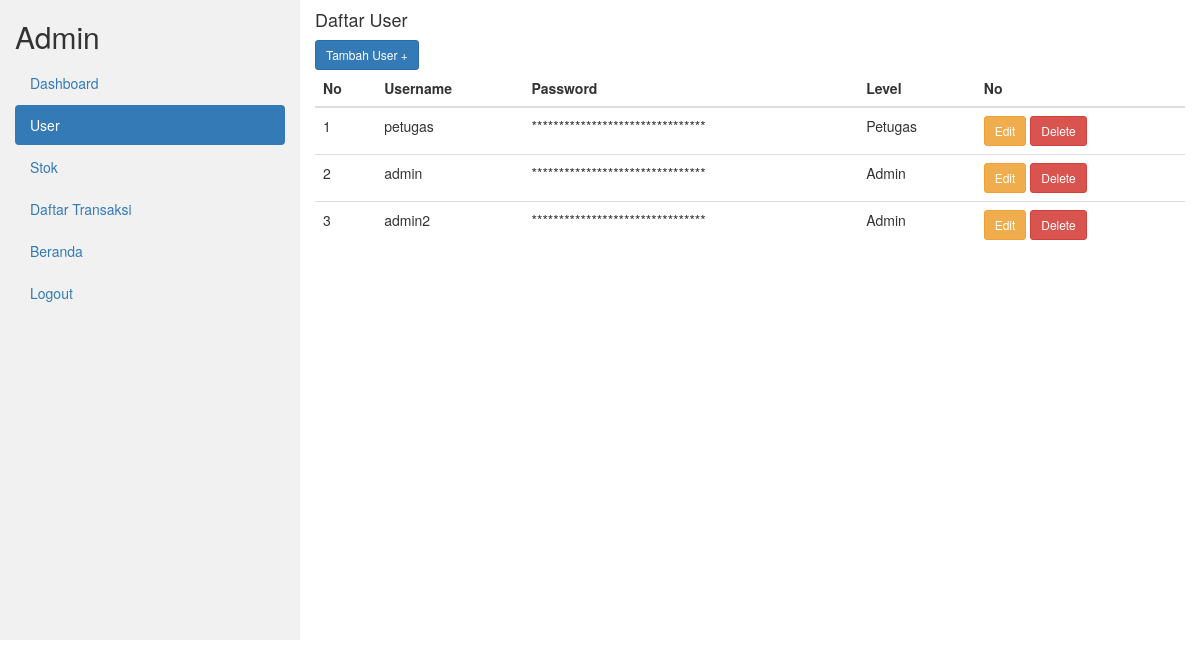
The app's page /petugas/index.php?page=user (signed in) with its own data.
### tables this page shows
CREATE TABLE `user` (
  `UserID` int(11) NOT NULL,
  `Username` varchar(255) NOT NULL,
  `Password` varchar(255) NOT NULL,
  `Level` enum('Admin','Petugas','','') NOT NULL
);

### petugas/user.php (the view)
<div class="row">
    <div class="col-lg-12">
        <h4>Daftar User</h4>
        <?php
        if($Level == "Admin") { ?>
        <a href="?page=tambah-user" class="btn btn-sm btn-primary">Tambah User +</a>
        <?php } ?>
        <div class="table-responsive">
            <table class="table" width="100%" cellspacing="0">
                <thead>
                    <tr>
                        <th>No</th>
                        <th>Username</th>
                        <th>Password</th>
                        <th>Level</th>
                        <?php if($Level == "Admin") { ?>
                        <th>No</th>
                        <?php } ?>
                    </tr>
                </thead>
                <tbody>
                    <tr>
                    <?php
                        $no = 1;
                        $sql = $koneksi->query("SELECT * FROM user");
                        while ($data = $sql->fetch_assoc()) {
                    ?>
                        <td><?php echo $no++ ?></td>
                        <td><?php echo $data['Username'] ?></td>
                        <td><?php echo str_repeat('*', strlen($data['Password'])) ?></td>
                        <td><?php echo $data['Level'] ?></td>
                            <?php if($Level == "Admin") { ?>
                        <td><a href="?page=edit-user&id=<?= $data['UserID'] ?>" class="btn btn-sm btn-warning">Edit</a> <a onclick="return confirm('Apakah anda yakin ingin menghapusnya!!')" href="?page=hapus-user&id=<?= $data['UserID'] ?>" class="btn btn-sm btn-danger">Delete</a></td>
                            <?php } ?>
                    </tr>
                    <?php } ?>
                </tbody>
            </table>
        </div>
    </div>
</div>

### records on screen
user: Username "petugas", Password "********************************", Level "Petugas"
user: Username "admin", Password "********************************", Level "Admin"
user: Username "admin2", Password "********************************", Level "Admin"

### other values on screen
$Level "Admin"
